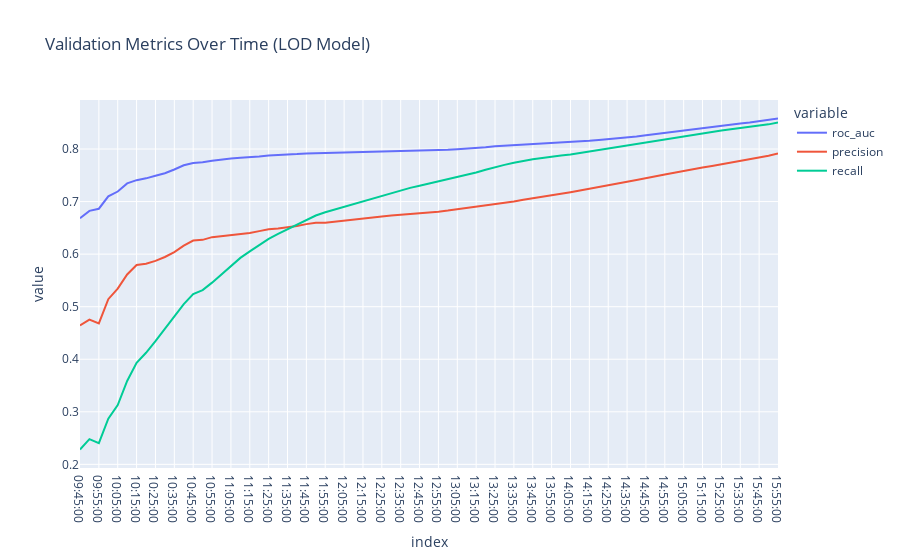

Notebook code for this chart:
### Code cell
import datetime
import plotly.express as px

time_range = [datetime.time(hour, minute) for hour in range(9, 16) for minute in range(0, 60, 5)]
time_range = [x for x in time_range if x >= datetime.time(9,45)]
df_val = pd.DataFrame()
for t in time_range:
    X_val = X_test.loc[X_test['time'] <= t].copy()
    y_val = y_test.loc[X_val.index, 'lod_in'].copy()

    y_pred_val = pipeline_lod.predict_proba(X_val)[:,-1]

    df_val.loc[t, [
        'roc_auc',
        'precision',
        'recall'
    ]] =  roc_auc_score(y_val, y_pred_val), precision_score(y_val, y_pred_val > 0.5), recall_score(y_val, y_pred_val > 0.5)


fig = px.line(df_val, title='Validation Metrics Over Time (LOD Model)')
fig.show()
